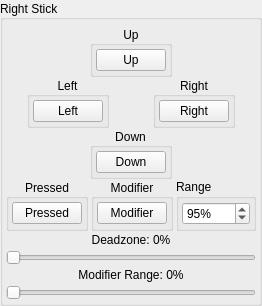
             <widget class="QGroupBox" name="RStick">
              <property name="sizePolicy">
               <sizepolicy hsizetype="Fixed" vsizetype="Fixed">
                <horstretch>0</horstretch>
                <verstretch>0</verstretch>
               </sizepolicy>
              </property>
              <property name="title">
               <string>Right Stick</string>
              </property>
              <property name="alignment">
               <set>Qt::AlignLeading|Qt::AlignLeft|Qt::AlignVCenter</set>
              </property>
              <property name="flat">
               <bool>false</bool>
              </property>
              <property name="checkable">
               <bool>false</bool>
              </property>
              <layout class="QVBoxLayout" name="verticalLayout_2">
               <property name="spacing">
                <number>0</number>
               </property>
               <property name="leftMargin">
                <number>3</number>
               </property>
               <property name="topMargin">
                <number>6</number>
               </property>
               <property name="rightMargin">
                <number>3</number>
               </property>
               <property name="bottomMargin">
                <number>0</number>
               </property>
               <item>
                <widget class="QWidget" name="buttonRStickUpWidget" native="true">
                 <property name="minimumSize">
                  <size>
                   <width>0</width>
                   <height>0</height>
                  </size>
                 </property>
                 <layout class="QHBoxLayout" name="horizontalLayout_9">
                  <property name="spacing">
                   <number>0</number>
                  </property>
                  <property name="leftMargin">
                   <number>0</number>
                  </property>
                  <property name="topMargin">
                   <number>0</number>
                  </property>
                  <property name="rightMargin">
                   <number>0</number>
                  </property>
                  <property name="bottomMargin">
                   <number>0</number>
                  </property>
                  <item>
                   <spacer name="horizontalSpacerRStickUpLeft">
                    <property name="orientation">
                     <enum>Qt::Horizontal</enum>
                    </property>
                    <property name="sizeHint" stdset="0">
                     <size>
                      <width>20</width>
                      <height>20</height>
                     </size>
                    </property>
                   </spacer>
                  </item>
                  <item alignment="Qt::AlignHCenter">
                   <widget class="QGroupBox" name="buttonRStickUpGroup">
                    <property name="title">
                     <string>Up</string>
                    </property>
                    <property name="alignment">
                     <set>Qt::AlignCenter</set>
                    </property>
                    <layout class="QVBoxLayout" name="buttonRStickUpVerticalLayout">
                     <property name="spacing">
                      <number>3</number>
                     </property>
                     <property name="leftMargin">
                      <number>3</number>
                     </property>
                     <property name="topMargin">
                      <number>3</number>
                     </property>
                     <property name="rightMargin">
                      <number>3</number>
                     </property>
                     <property name="bottomMargin">
                      <number>3</number>
                     </property>
                     <item>
                      <widget class="QPushButton" name="buttonRStickUp">
                       <property name="minimumSize">
                        <size>
                         <width>68</width>
                         <height>0</height>
                        </size>
                       </property>
                       <property name="maximumSize">
                        <size>
                         <width>68</width>
                         <height>16777215</height>
                        </size>
                       </property>
                       <property name="styleSheet">
                        <string notr="true">min-width: 68px;</string>
                       </property>
                       <property name="text">
                        <string>Up</string>
                       </property>
                      </widget>
                     </item>
                    </layout>
                   </widget>
                  </item>
                  <item>
                   <spacer name="horizontalSpacerRStickUpRight">
                    <property name="orientation">
                     <enum>Qt::Horizontal</enum>
                    </property>
                    <property name="sizeHint" stdset="0">
                     <size>
                      <width>20</width>
                      <height>20</height>
                     </size>
                    </property>
                   </spacer>
                  </item>
                 </layout>
                </widget>
               </item>
               <item>
                <layout class="QHBoxLayout" name="buttonRStickLeftRightHorizontalLayout">
                 <property name="spacing">
                  <number>3</number>
                 </property>
                 <item alignment="Qt::AlignHCenter">
                  <widget class="QGroupBox" name="buttonRStickLeftGroup">
                   <property name="title">
                    <string>Left</string>
                   </property>
                   <property name="alignment">
                    <set>Qt::AlignCenter</set>
                   </property>
                   <layout class="QVBoxLayout" name="buttonRStickLeftVerticalLayout">
                    <property name="spacing">
                     <number>3</number>
                    </property>
                    <property name="leftMargin">
                     <number>3</number>
                    </property>
                    <property name="topMargin">
                     <number>3</number>
                    </property>
                    <property name="rightMargin">
                     <number>3</number>
                    </property>
                    <property name="bottomMargin">
                     <number>3</number>
                    </property>
                    <item>
                     <widget class="QPushButton" name="buttonRStickLeft">
                      <property name="minimumSize">
                       <size>
                        <width>68</width>
                        <height>0</height>
                       </size>
                      </property>
                      <property name="maximumSize">
                       <size>
                        <width>68</width>
                        <height>16777215</height>
                       </size>
                      </property>
                      <property name="styleSheet">
                       <string notr="true">min-width: 68px;</string>
                      </property>
                      <property name="text">
                       <string>Left</string>
                      </property>
                     </widget>
                    </item>
                   </layout>
                  </widget>
                 </item>
                 <item alignment="Qt::AlignHCenter">
                  <widget class="QGroupBox" name="buttonRStickRightGroup">
                   <property name="title">
                    <string>Right</string>
                   </property>
                   <property name="alignment">
                    <set>Qt::AlignCenter</set>
                   </property>
                   <layout class="QVBoxLayout" name="buttonRStickRightVerticalLayout">
                    <property name="spacing">
                     <number>3</number>
                    </property>
                    <property name="leftMargin">
                     <number>3</number>
                    </property>
                    <property name="topMargin">
                     <number>3</number>
                    </property>
                    <property name="rightMargin">
                     <number>3</number>
                    </property>
                    <property name="bottomMargin">
                     <number>3</number>
                    </property>
                    <item>
                     <widget class="QPushButton" name="buttonRStickRight">
                      <property name="minimumSize">
                       <size>
                        <width>68</width>
                        <height>0</height>
                       </size>
                      </property>
                      <property name="maximumSize">
                       <size>
                        <width>68</width>
                        <height>16777215</height>
                       </size>
                      </property>
                      <property name="styleSheet">
                       <string notr="true">min-width: 68px;</string>
                      </property>
                      <property name="text">
                       <string>Right</string>
                      </property>
                     </widget>
                    </item>
                   </layout>
                  </widget>
                 </item>
                </layout>
               </item>
               <item>
                <widget class="QWidget" name="buttonRStickDownWidget" native="true">
                 <layout class="QHBoxLayout" name="horizontalLayout_11">
                  <property name="spacing">
                   <number>0</number>
                  </property>
                  <property name="leftMargin">
                   <number>0</number>
                  </property>
                  <property name="topMargin">
                   <number>0</number>
                  </property>
                  <property name="rightMargin">
                   <number>0</number>
                  </property>
                  <property name="bottomMargin">
                   <number>0</number>
                  </property>
                  <item>
                   <spacer name="horizontalSpacerRStickDownLeft">
                    <property name="orientation">
                     <enum>Qt::Horizontal</enum>
                    </property>
                    <property name="sizeHint" stdset="0">
                     <size>
                      <width>20</width>
                      <height>20</height>
                     </size>
                    </property>
                   </spacer>
                  </item>
                  <item>
                   <widget class="QGroupBox" name="buttonRStickDownGroup">
                    <property name="title">
                     <string>Down</string>
                    </property>
                    <property name="alignment">
                     <set>Qt::AlignCenter</set>
                    </property>
                    <layout class="QVBoxLayout" name="buttonRStickDownVerticalLayout">
                     <property name="spacing">
                      <number>3</number>
                     </property>
                     <property name="leftMargin">
                      <number>3</number>
                     </property>
                     <property name="topMargin">
                      <number>3</number>
                     </property>
                     <property name="rightMargin">
                      <number>3</number>
                     </property>
                     <property name="bottomMargin">
                      <number>3</number>
                     </property>
                     <item>
                      <widget class="QPushButton" name="buttonRStickDown">
                       <property name="minimumSize">
                        <size>
                         <width>68</width>
                         <height>0</height>
                        </size>
                       </property>
                       <property name="maximumSize">
                        <size>
                         <width>68</width>
                         <height>16777215</height>
                        </size>
                       </property>
                       <property name="styleSheet">
                        <string notr="true">min-width: 68px;</string>
                       </property>
                       <property name="text">
                        <string>Down</string>
                       </property>
                      </widget>
                     </item>
                    </layout>
                   </widget>
                  </item>
                  <item>
                   <spacer name="horizontalSpacerRStickDownRight">
                    <property name="orientation">
                     <enum>Qt::Horizontal</enum>
                    </property>
                    <property name="sizeHint" stdset="0">
                     <size>
                      <width>20</width>
                      <height>20</height>
                     </size>
                    </property>
                   </spacer>
                  </item>
                 </layout>
                </widget>
               </item>
               <item>
                <layout class="QHBoxLayout" name="buttonRStickPressedModifierHorizontalLayout">
                 <property name="spacing">
                  <number>3</number>
                 </property>
                 <item alignment="Qt::AlignHCenter">
                  <widget class="QGroupBox" name="groupRStickPressed">
                   <property name="title">
                    <string>Pressed</string>
                   </property>
                   <property name="alignment">
                    <set>Qt::AlignCenter</set>
                   </property>
                   <layout class="QVBoxLayout" name="buttonRStickPressedVerticalLayout">
                    <property name="spacing">
                     <number>3</number>
                    </property>
                    <property name="leftMargin">
                     <number>3</number>
                    </property>
                    <property name="topMargin">
                     <number>3</number>
                    </property>
                    <property name="rightMargin">
                     <number>3</number>
                    </property>
                    <property name="bottomMargin">
                     <number>3</number>
                    </property>
                    <item>
                     <widget class="QPushButton" name="buttonRStick">
                      <property name="minimumSize">
                       <size>
                        <width>68</width>
                        <height>0</height>
                       </size>
                      </property>
                      <property name="maximumSize">
                       <size>
                        <width>68</width>
                        <height>16777215</height>
                       </size>
                      </property>
                      <property name="styleSheet">
                       <string notr="true">min-width: 68px;</string>
                      </property>
                      <property name="text">
                       <string>Pressed</string>
                      </property>
                     </widget>
                    </item>
                   </layout>
                  </widget>
                 </item>
                 <item alignment="Qt::AlignHCenter">
                  <widget class="QGroupBox" name="buttonRStickModGroup">
                   <property name="title">
                    <string>Modifier</string>
                   </property>
                   <property name="alignment">
                    <set>Qt::AlignCenter</set>
                   </property>
                   <layout class="QVBoxLayout" name="buttonRStickModVerticalLayout">
                    <property name="spacing">
                     <number>3</number>
                    </property>
                    <property name="leftMargin">
                     <number>3</number>
                    </property>
                    <property name="topMargin">
                     <number>3</number>
                    </property>
                    <property name="rightMargin">
                     <number>3</number>
                    </property>
                    <property name="bottomMargin">
                     <number>3</number>
                    </property>
                    <item>
                     <widget class="QPushButton" name="buttonRStickMod">
                      <property name="minimumSize">
                       <size>
                        <width>68</width>
                        <height>0</height>
                       </size>
                      </property>
                      <property name="maximumSize">
                       <size>
                        <width>68</width>
                        <height>16777215</height>
                       </size>
                      </property>
                      <property name="styleSheet">
                       <string notr="true">min-width: 68px;</string>
                      </property>
                      <property name="text">
                       <string>Modifier</string>
                      </property>
                     </widget>
                    </item>
                   </layout>
                  </widget>
                 </item>
                 <item>
                  <widget class="QGroupBox" name="buttonRStickRangeGroup">
                   <property name="title">
                    <string>Range</string>
                   </property>
                   <layout class="QHBoxLayout" name="buttonRStickRangeGroupHorizontalLayout">
                    <property name="spacing">
                     <number>3</number>
                    </property>
                    <property name="leftMargin">
                     <number>3</number>
                    </property>
                    <property name="topMargin">
                     <number>3</number>
                    </property>
                    <property name="rightMargin">
                     <number>3</number>
                    </property>
                    <property name="bottomMargin">
                     <number>3</number>
                    </property>
                    <item>
                     <widget class="QSpinBox" name="spinboxRStickRange">
                      <property name="minimumSize">
                       <size>
                        <width>68</width>
                        <height>21</height>
                       </size>
                      </property>
                      <property name="maximumSize">
                       <size>
                        <width>68</width>
                        <height>16777215</height>
                       </size>
                      </property>
                      <property name="suffix">
                       <string>%</string>
                      </property>
                      <property name="minimum">
                       <number>25</number>
                      </property>
                      <property name="maximum">
                       <number>150</number>
                      </property>
                      <property name="value">
                       <number>95</number>
                      </property>
                     </widget>
                    </item>
                   </layout>
                  </widget>
                 </item>
                </layout>
               </item>
               <item>
                <layout class="QVBoxLayout" name="sliderRStickDeadzoneModifierRangeVerticalLayout">
                 <property name="spacing">
                  <number>3</number>
                 </property>
                 <property name="leftMargin">
                  <number>0</number>
                 </property>
                 <property name="topMargin">
                  <number>2</number>
                 </property>
                 <property name="rightMargin">
                  <number>0</number>
                 </property>
                 <property name="bottomMargin">
                  <number>3</number>
                 </property>
                 <item>
                  <layout class="QHBoxLayout" name="sliderRStickDeadzoneHorizontalLayout">
                   <item>
                    <widget class="QLabel" name="labelRStickDeadzone">
                     <property name="text">
                      <string>Deadzone: 0%</string>
                     </property>
                     <property name="alignment">
                      <set>Qt::AlignHCenter</set>
                     </property>
                    </widget>
                   </item>
                  </layout>
                 </item>
                 <item>
                  <widget class="QSlider" name="sliderRStickDeadzone">
                   <property name="maximum">
                    <number>100</number>
                   </property>
                   <property name="orientation">
                    <enum>Qt::Horizontal</enum>
                   </property>
                  </widget>
                 </item>
                 <item>
                  <layout class="QHBoxLayout" name="sliderRStickModifierRangeHorizontalLayout">
                   <item>
                    <widget class="QLabel" name="labelRStickModifierRange">
                     <property name="text">
                      <string>Modifier Range: 0%</string>
                     </property>
                     <property name="alignment">
                      <set>Qt::AlignHCenter</set>
                     </property>
                    </widget>
                   </item>
                  </layout>
                 </item>
                 <item>
                  <widget class="QSlider" name="sliderRStickModifierRange">
                   <property name="maximum">
                    <number>100</number>
                   </property>
                   <property name="orientation">
                    <enum>Qt::Horizontal</enum>
                   </property>
                  </widget>
                 </item>
                </layout>
               </item>
              </layout>
             </widget>
